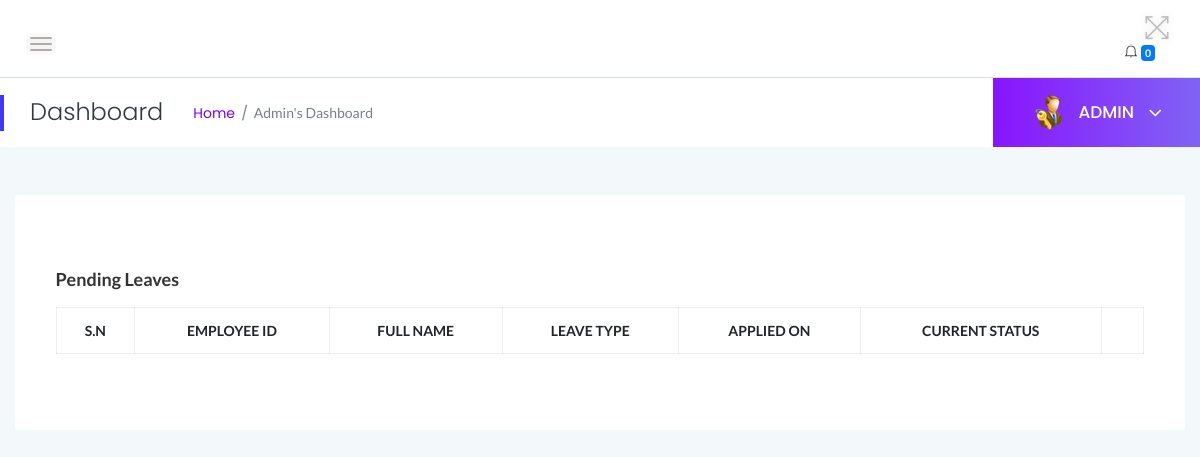
/myadmin/pending_leaves/ (signed in), run on an earlier commit of the app's database.
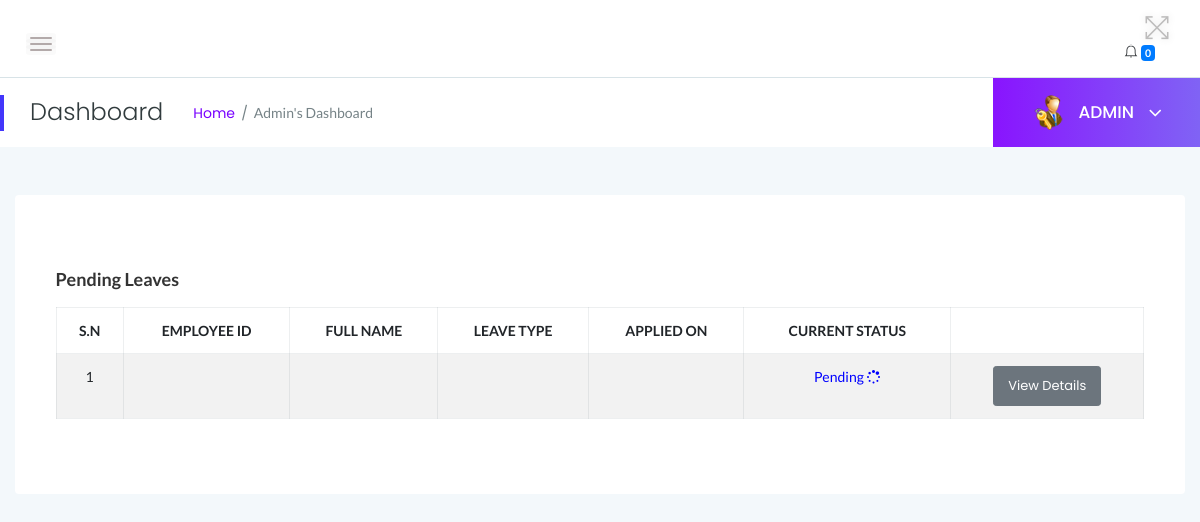
And on a later commit of the database.
### myadmin/models.py (models this page shows)
class Leave(models.Model):
    employee = models.ForeignKey(Employee, on_delete=models.CASCADE, to_field='empcode')
    leave_type = models.CharField(max_length=100, default='Annual')
    posting_date = models.DateField(auto_now_add=True)
    status = models.CharField(
        max_length=10,
        choices=STATUS_CHOICES,
        default='Pending'
    )
    leavetype = models.CharField(max_length=255, default=None)
    description = models.TextField(default=None)
    fromdate = models.DateField(auto_now=True)
    todate = models.DateField(auto_now=True)
    isread = models.IntegerField(default=0)

### myadmin/views.py (the view)
# urls.py: path('pending_leaves/', views.pending_leaves, name='pending_leaves'),
@login_required
def pending_leaves(request):
    leaves = Leave.objects.filter(status=0).order_by('-id')
    context = {
        'leaves': leaves
    }
    return render(request, 'admin/pending_history.html', context)

### myadmin/templates/admin/pending_history.html (shortened to what this page needs)
{% load static %}
<!DOCTYPE html>
<html class="no-js" lang="en">
<head>
{% include 'admin/top.html' %}
</head>
<body>
{% include 'admin/sidebars.html' %}
    <div class="main-content-inner">
        <div class="row">
            <div class="col-12 mt-5">
                <div class="card">
                    <div class="card-body">
                        <h4 class="header-title">Pending Leaves</h4>
                        <div class="single-table">
                            <div class="table-responsive">
                                <table class="table table-hover table-striped table-bordered progress-table text-center">
                                    <thead class="text-uppercase">
                                        <tr>
                                            <th>S.N</th>
                                            <th>Employee ID</th>
                                            <th>Full Name</th>
                                            <th>Leave Type</th>
                                            <th>Applied On</th>
                                            <th>Current Status</th>
                                            <th></th>
                                        </tr>
                                    </thead>
                                    <tbody>
                                        {% for leave in leaves %}
                                        <tr>
                                            <td>{{ forloop.counter }}</td>
                                            <td>{{ leave.EmpId }}</td>
                                            <td>{{ leave.firstName }} {{ leave.lastName }}</td>
                                            <td>{{ leave.LeaveType }}</td>
                                            <td>{{ leave.PostingDate }}</td>
                                            <td>
                                                {% if leave.status == 1 %}
                                                <span style="color: #04fd04">Approved <i class="fa fa-check-square-o"></i></span>
                                                {% elif leave.Status == 2 %}
                                                <span style="color: red">Declined <i class="fa fa-cross"></i></span>
                                                {% else %}
                                                <span style="color: blue">Pending <i class="fa fa-spinner"></i></span>
                                                {% endif %}
                                            </td>
                                            <td><a href="{% url 'employee_leave_details' leave.id %}" class="btn btn-secondary btn-sm">View Details</a></td>
                                        </tr>
                                        {% endfor %}
                                    </tbody>
                                </table>
                            </div>
                        </div>
                    </div>
                </div>
            </div>
        </div>
    </div>
        </div>
    </div>
</body>
</html>

What changed in the data, as far as the page shows it:
added Leave: status "Pending"
